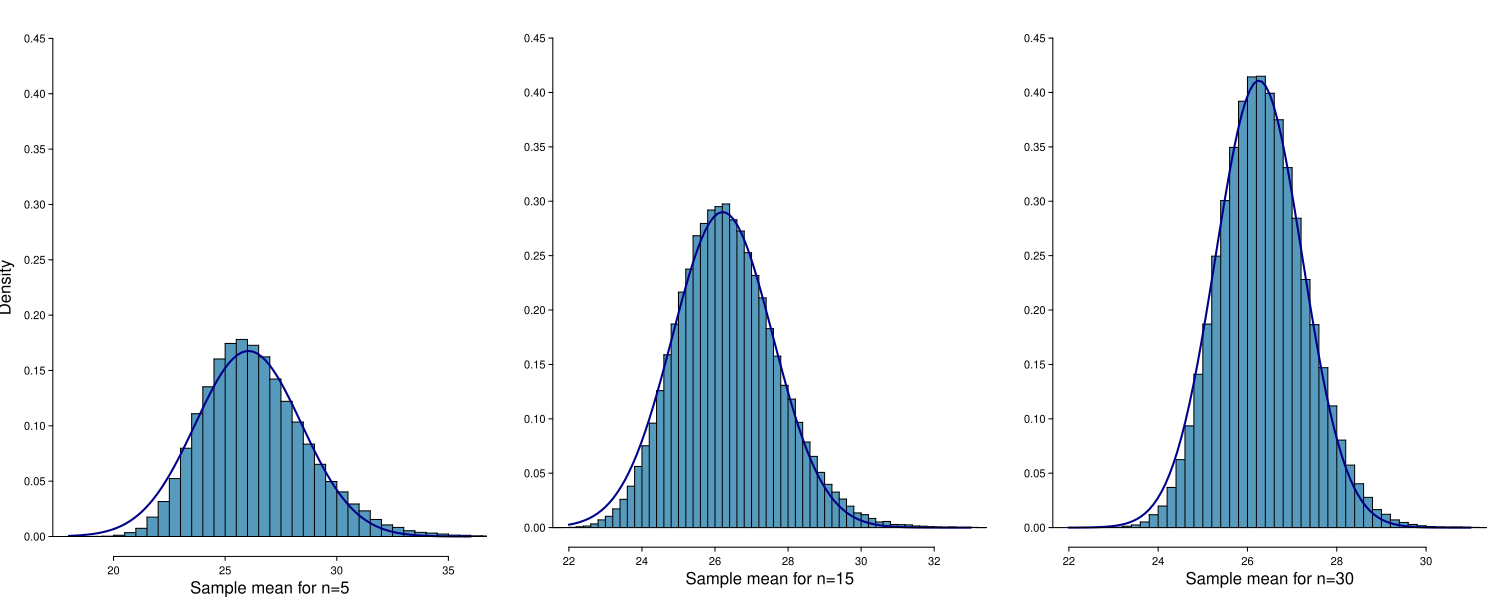

Reproduce this figure in R.
library(Hmisc)
brfss <- sasxport.get("~/Dropbox/THESIS/R scripts/brfss/CDBRFS00.XPT")
data(COL)

#create df of only columns we like
brfss.data<-cbind(brfss$x.state,brfss$age,brfss$weight,brfss$wtdesire,brfss$height,brfss$htf, brfss$hti,brfss$sex)
colnames(brfss.data)<-c("x.state","age","weight", "wtdesire", "height", "htf", "hti", "sex")
brfss.data<-as.data.frame(brfss.data)

#eliminate missing data 
brfss.df<-brfss.data[brfss.data$weight != 777 & brfss.data$weight != 999 & brfss.data$wtdesire != 777
                     & brfss.data$wtdesire != 999 & brfss.data$height!= 777 & brfss.data$height != 999 
                     & brfss.data$htf != 7 & brfss.data$htf != 9 & brfss.data$hti != 77 & brfss.data$hti != 99,]
brfss.df<-brfss.df[complete.cases(brfss.df),]

#calculate bmi
height.total<- brfss.df$htf * 12 + brfss.df$hti
weight.dif<-brfss.df$weight-brfss.df$wtdesire
bmi<-(brfss.df$weight * 703)/ (height.total^2)
brfss.df<-cbind(brfss.df,height.total,weight.dif,bmi)

# sample 40k from brfss data to use as our sample
set.seed(102)
sample.vec<-sample(1:nrow(brfss.df),size = 40,replace = FALSE)
brfss.sample<-brfss.df[sample.vec,]

######################################################
library(openintro)
data(COL)
setwd('~/OI_Biostat/oi_biostat_source/ch_inference_foundations_oi_biostat/figures/clt30')

myPDF('clt30.pdf', 15, 6,
      mfrow = c(1,3),
      mar = c(3.3, 4, 1.4, 1),
      mgp = c(2.7,0.55,0))
 
ns = c(5, 15, 30)
N     <- 100000
#N     <- 100
#for n = 5
means <- rep(0, N)
pb <- txtProgressBar(0, N, style = 3)
for (i in 1:N) {
  temp <- sample(nrow(brfss.df), ns[1])
  means[i] <- mean(brfss.df$bmi[temp], na.rm = TRUE)
  setTxtProgressBar(pb, i)}

plot(0, 0,
     type = 'n',
     xlim = c(18, 36),
     ylim = c(0, 0.45),
     xlab = '',
     ylab = '',
     axes = FALSE)
mtext("Sample mean for n=5", 1, 2)
mtext("Density", 2, line = 3, las = 0)
m <- mean(brfss.df$bmi, na.rm = TRUE)
s <- sd(brfss.df$bmi, na.rm = TRUE) / 10
histPlot(means, col = COL[1], breaks = 50, probability = TRUE, add = TRUE)
shift <- (max(means)-min(means))/(50*2)
curve(dnorm(x+shift,mean=mean(means), sd=sqrt(var(means))),col="darkblue", lwd=2, add = TRUE)
abline(h = 0)
axis(side = 1)
axis(2, at = seq(0, 0.45, 0.05))


#new graph
#n=15
par(las = 1, mar = c(4, 4, 1.4, 1))

means <- rep(0, N)
pb <- txtProgressBar(0, N, style = 3)
for (i in 1:N) {
  temp <- sample(nrow(brfss.df), ns[2])
  means[i] <- mean(brfss.df$bmi[temp], na.rm = TRUE)
  setTxtProgressBar(pb, i)}

plot(0, 0,
     type = 'n',
     xlim = c(22, 33),
     ylim = c(0, 0.45),
     xlab = '',
     ylab = '',
     axes = FALSE)
mtext("Sample mean for n=15", 1, 2)
mtext("", 2, line = 3, las = 0)
m <- mean(brfss.df$bmi, na.rm = TRUE)
s <- sd(brfss.df$bmi, na.rm = TRUE) / 10
histPlot(means, col = COL[1], breaks = 50, probability = TRUE, add = TRUE)
shift <- (max(means)-min(means))/(50*2)
curve(dnorm(x+shift,mean=mean(means), sd=sqrt(var(means))),col="darkblue", lwd=2, add = TRUE)
abline(h = 0)
axis(1)
axis(2, at = seq(0, 0.45, 0.05))

par(las = 1, mar = c(4, 4, 1.4, 1))

#new graph
#n=30
means <- rep(0, N)
pb <- txtProgressBar(0, N, style = 3)
for (i in 1:N) {
  temp <- sample(nrow(brfss.df), ns[3])
  means[i] <- mean(brfss.df$bmi[temp], na.rm = TRUE)
  setTxtProgressBar(pb, i)}

plot(0, 0,
     type = 'n',
     xlim = c(22, 31),
     ylim = c(0, 0.45),
     xlab = '',
     ylab = '',
     axes = FALSE)
mtext("Sample mean for n=30", 1, 2)
mtext("", 2, line = 3, las = 0)
m <- mean(brfss.df$bmi, na.rm = TRUE)
s <- sd(brfss.df$bmi, na.rm = TRUE) / 10
histPlot(means, col = COL[1], breaks = 50,probability = TRUE, add = TRUE)
shift <- (max(means)-min(means))/(50*2)
curve(dnorm(x+shift,mean=mean(means), sd=sqrt(var(means))),col="darkblue", lwd=2, add = TRUE)
abline(h = 0)
axis(1)
axis(2, at = seq(0, 0.45, 0.05))

dev.off()
